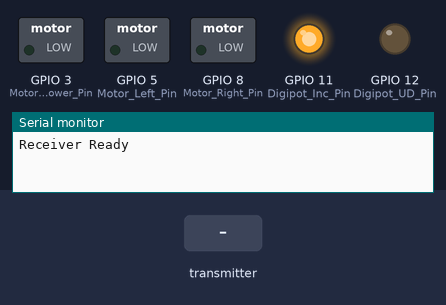
The program below on a simulated ESP32-S3. Parts: switched loads named in the program (green lamp = pin HIGH), output pins drawn as LEDs (lit = HIGH), the last lines printed to the serial monitor. The inputs (shaded band) are chosen by the test bench. Pins used as bus, display or sensor lines are not drawn.

Above: at 1.2 s.
1.3 s: the transmitter starts sending powerToggle = 1
At 2.2 s:
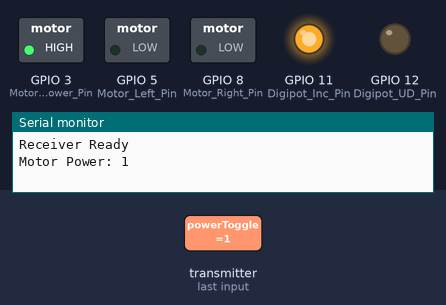
2.8 s: the transmitter starts sending Up = 1
At 3.4 s:
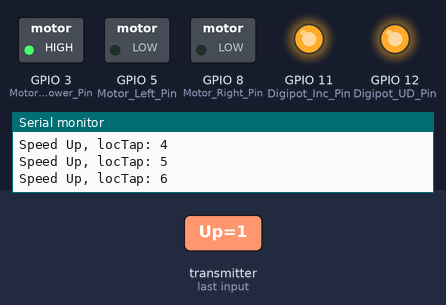
4.3 s: the transmitter starts sending left = 1
At 5.5 s:
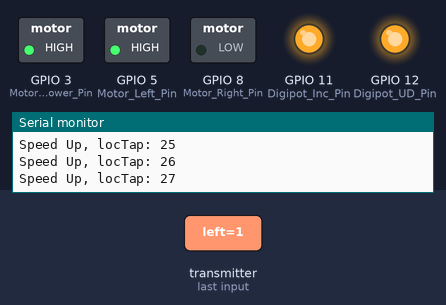
5.8 s: the transmitter starts sending powerToggle = 0
At 6.9 s:
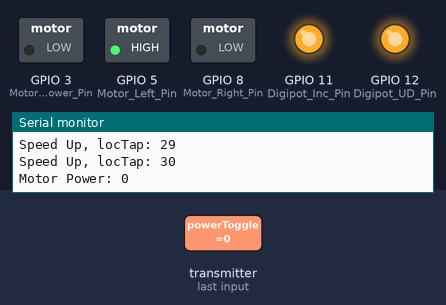
7.3 s: the transmitter starts sending right = 1
At 8.0 s:
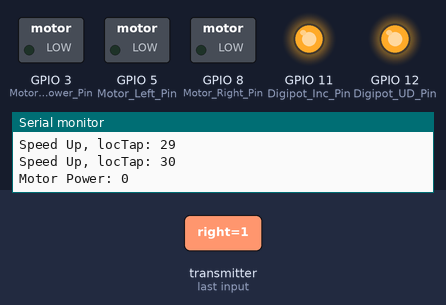
8.8 s: the transmitter starts sending left = 0
At 9.1 s:
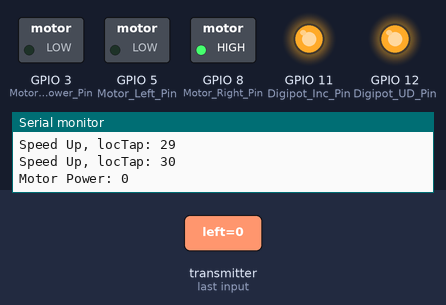
Timing chart, 0 to 11.3 s (numbered marks = the images above; inputs shaded):
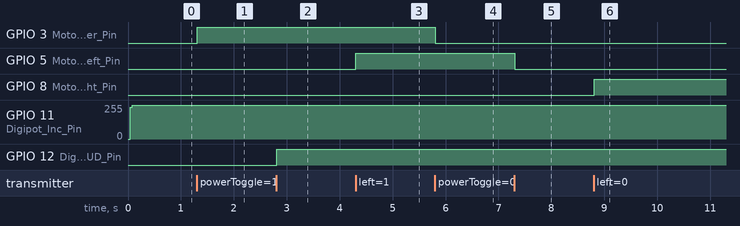

The program:

main.cpp
```cpp
//==========================
//1.  Includes & Defines
//==========================

//Libaries
#include <Arduino.h>
#include <esp_now.h>
#include <WiFi.h>

// Define receiver MAC address
uint8_t broadcastAddress[] = {0xb8, 0xf8, 0x62, 0xd6, 0xb8, 0xd8};

#define Motor_Power_Pin 3
#define Motor_Left_Pin 5
#define Motor_Right_Pin 8

//X9C103P Digipot
#define Digipot_CS_Pin 9
#define Digipot_Inc_Pin 11
#define Digipot_UD_Pin 12

//Define Control Modes
#define mode_manual 0 //Manual control
#define mode_nav 1 //hold heading
#define mode_anchor 2 //spotlock

//==========================
//2.  Types & Structures
//==========================
// Structure example to send data
// Must match the receiver structure
typedef struct {
  uint8_t mode;
  bool powerToggle;
  bool Up;
  bool Down;
  bool left;
  bool right;
  bool sleep;
} ControlData;

//=========================
//3.  Global Variables
//=========================
//Timer for stepping speed
unsigned long lastSpeedStep = 0;
const unsigned long speedInterval = 100;
bool doSpeedUp = false;
bool doSpeedDown = false;

bool newDataReceived = false;


//Fail-safe timeout
unsigned long lastPacketTime = 0;
const unsigned long failSafeTime = 300000; //5 minutes, might need to change failsafe for nav/anchor unless we add in signal sending to make sure remote is alive

int locTap = 0; // This variable will track the current position of the digipot

//Last state tracking
ControlData lastState = {0, false,false, false, false, false, false};
ControlData rxData;

//=========================
//4.  Receiver Callback Function
//=========================
// Callback when data is received
void OnDataRecv(const uint8_t *mac_addr, const uint8_t *incomingData, int len) {
  memcpy(&rxData, incomingData, sizeof(rxData));
  newDataReceived = true; // Set flag to indicate new data has been received

  lastPacketTime = millis(); //For failsafe
  }
//==========================
//4.  Function Prototypes
//==========================
void handleMode();
void handleManualMode();
void handleNavMode();
void handleAnchorMode();
void stepDigipotUp();
void stepDigipotDown();

//==========================
//5.  Setup Program & Main Loop
//==========================
void setup() {
  Serial.begin(115200);

  // Set pins as outputs
  pinMode(Motor_Power_Pin, OUTPUT);
  pinMode(Motor_Left_Pin, OUTPUT);
  pinMode(Motor_Right_Pin, OUTPUT);

  //X9C103P
  pinMode (Digipot_CS_Pin, OUTPUT);
  digitalWrite(Digipot_CS_Pin, HIGH); //Probably not needed but deselect before any changing other pins; deselect pot
  pinMode (Digipot_UD_Pin, OUTPUT);
  pinMode (Digipot_Inc_Pin, OUTPUT);

  // Set all outputs LOW initially
  digitalWrite(Motor_Power_Pin, LOW);
  digitalWrite(Motor_Left_Pin, LOW);
  digitalWrite(Motor_Right_Pin, LOW);


  //Set speed to fully off - safety
  for (locTap=0; locTap<100; locTap++)
    {
      digitalWrite(Digipot_CS_Pin, LOW);  //select Pot
      digitalWrite(Digipot_UD_Pin, LOW); //Decrease speed
      delayMicroseconds(20);  //Wait for IC Stablize
      digitalWrite(Digipot_Inc_Pin, LOW); //Need to trigger Low to High to step
      delayMicroseconds(20);
      digitalWrite(Digipot_Inc_Pin, HIGH);
      //Serial.println(locTap);
    }
    digitalWrite(Digipot_CS_Pin, HIGH); //Deselect pot
    locTap = 0; //Reset locTap to 0 for tracking

    // Initialize WiFi
  WiFi.mode(WIFI_STA);

  // Initialize ESP-NOW
  if (esp_now_init() != ESP_OK) {
    Serial.println("ESP-NOW Init Failed");
    return;
  }

  // Register receive callback
  esp_now_register_recv_cb(OnDataRecv);

  rxData.mode = mode_manual; //start in manual mode
  rxData.powerToggle = 0; //make sure motor is off

  Serial.println("Receiver Ready");
}

void loop() {
  if(newDataReceived){
    handleMode();
    newDataReceived = false; // Reset flag after handling new data
  }

  unsigned long now = millis();

// Speed Up (HOLD behavior)
if (doSpeedUp && (now - lastSpeedStep > speedInterval) && locTap < 100) {
    stepDigipotUp();
    locTap++;
    lastSpeedStep = now;

    Serial.print("Speed Up, locTap: ");
    Serial.println(locTap);
}

// Speed Down (HOLD behavior)
if (doSpeedDown && (now - lastSpeedStep > speedInterval) && locTap > 0) {
    stepDigipotDown();
    locTap--;
    lastSpeedStep = now;

    Serial.print("Speed Down, locTap: ");
    Serial.println(locTap);
}

//if no information received for  turn everything off
if (millis() - lastPacketTime > failSafeTime){
  digitalWrite(Motor_Power_Pin, LOW);
  digitalWrite(Motor_Left_Pin, LOW);
  digitalWrite(Motor_Right_Pin, LOW);
}


}

//==========================
//6.  Helper Functions
//==========================
void handleMode(){

  switch (rxData.mode){

    case mode_manual:
    handleManualMode();
    break;


    case mode_nav:
    handleNavMode();
    break;
    //Hold heading, so only update speed and power

    case mode_anchor:
    handleAnchorMode();
    break;
    //Hold position, so only update steering
 }
}

void handleManualMode(){
  // --- Motor power
  if (rxData.powerToggle != lastState.powerToggle) {
    //This is ternary operator for if/else, if received.powerToggle is true, it will set HIGH, otherwise LOW
    digitalWrite(Motor_Power_Pin, rxData.powerToggle ? HIGH : LOW);
    lastState.powerToggle = rxData.powerToggle;
    Serial.print("Motor Power: "); Serial.println(rxData.powerToggle);
  }

  //Speed Section
  if ((rxData.Up && rxData.Down) || (rxData.powerToggle == LOW)) {
  doSpeedUp = false;
  doSpeedDown = false;
} else {
  doSpeedUp = rxData.Up;
  doSpeedDown = rxData.Down;
}

  //Turning Section
if (rxData.left && rxData.right) {
  digitalWrite(Motor_Left_Pin, LOW);
  digitalWrite(Motor_Right_Pin, LOW);
} else {
  digitalWrite(Motor_Left_Pin, rxData.left ? HIGH : LOW);
  digitalWrite(Motor_Right_Pin, rxData.right ? HIGH : LOW);
}
}

void handleNavMode(){
    //placeholder for nav mode
}

void handleAnchorMode(){
    //placeholder for anchor mode
}

void stepDigipotUp() {
  digitalWrite(Digipot_CS_Pin, LOW);
  digitalWrite(Digipot_UD_Pin, HIGH);
  digitalWrite(Digipot_Inc_Pin, LOW);
  delayMicroseconds(20);
  digitalWrite(Digipot_Inc_Pin, HIGH);
  digitalWrite(Digipot_CS_Pin, HIGH);
}

void stepDigipotDown() {
  digitalWrite(Digipot_CS_Pin, LOW);
  digitalWrite(Digipot_UD_Pin, LOW);
  digitalWrite(Digipot_Inc_Pin, LOW);
  delayMicroseconds(20);
  digitalWrite(Digipot_Inc_Pin, HIGH);
  digitalWrite(Digipot_CS_Pin, HIGH);
}
```

Measured:
- after the input at 1.3 s, GPIO 3 (Motor_Power_Pin): LOW → HIGH at once
- after the input at 2.8 s, GPIO 12 (Digipot_UD_Pin): LOW → HIGH at once
- after the input at 4.3 s, GPIO 5 (Motor_Left_Pin): LOW → HIGH at once
- after the input at 5.8 s, GPIO 3 (Motor_Power_Pin): HIGH → LOW at once
- after the input at 7.3 s, GPIO 5 (Motor_Left_Pin): HIGH → LOW at once
- after the input at 8.8 s, GPIO 8 (Motor_Right_Pin): LOW → HIGH at once
